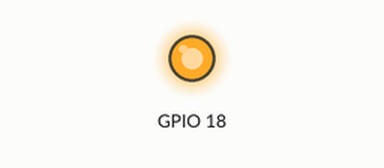
This program was run on a simulated Raspberry Pi (BCM pin numbers). Shown: output pins drawn as LEDs (lit = HIGH). At 20.0 s the program stops and its outputs stay as they are.

Above: at 1.0 s.
At 3.0 s:
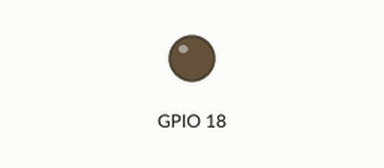
Timing chart, 0 to 5.2 s (numbered marks = the images above):
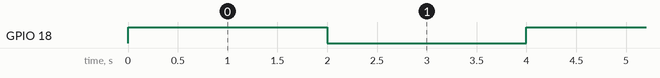

The program:

L_______.py
```python
#!/usr/bin/env python
# -*- coding: utf-8 -*-

# ライブラリの読み込み
import RPi.GPIO as GPIO
import time
# GPIOピン番号の定義方法を設定する（BCM/BOARD）
GPIO.setmode(GPIO.BCM)
# 18番ピンを出力モードで初期化する
GPIO.setup(18, GPIO.OUT)
# LED点滅（2秒置き）を5回繰り返す
for x in xrange(5):
    GPIO.output(18, True)
    time.sleep(2)
    GPIO.output(18, False)
    time.sleep(2)
# GPIOを解放
GPIO.cleanup()
# このプログラムはGitHubによりバージョン管理しています。（練習）
```

Measured:
- by itself, GPIO 18: alternates HIGH for 2.0 s and LOW for 2.0 s, 10 changes in all, then stays LOW
